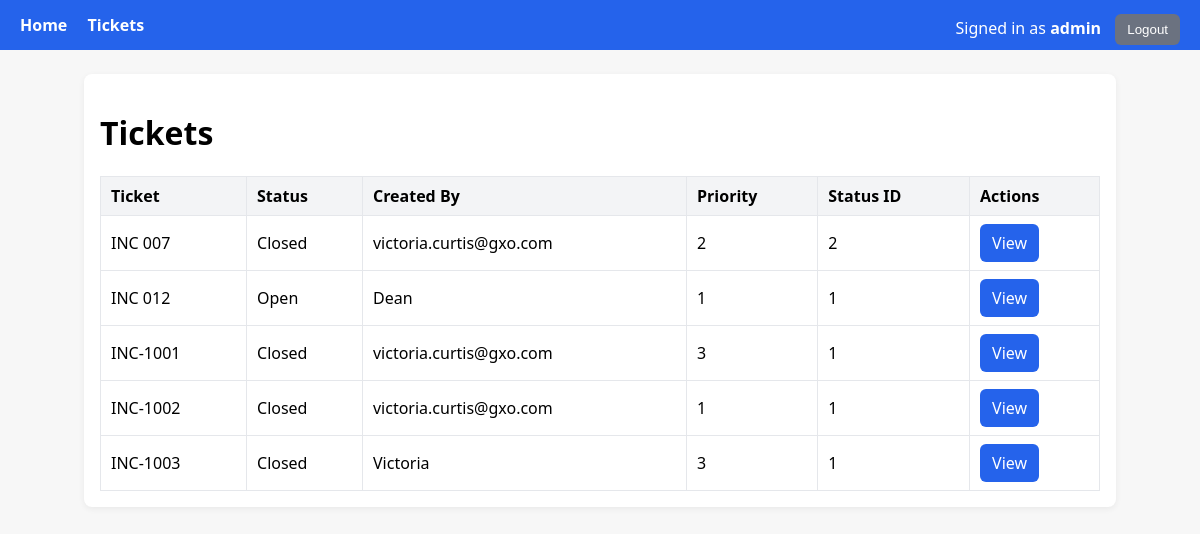
The page / (signed in) on the database its author committed.
### tables this page shows
CREATE TABLE users (
    id INTEGER PRIMARY KEY AUTOINCREMENT,
    username TEXT NOT NULL UNIQUE,
    password_hash TEXT NOT NULL,
    email TEXT UNIQUE,
    role_id INTEGER NOT NULL,
    created_at DATETIME DEFAULT CURRENT_TIMESTAMP,
    FOREIGN KEY (role_id) REFERENCES roles(id) ON UPDATE CASCADE ON DELETE RESTRICT
);

CREATE TABLE Tickets (
            Ticket      VARCHAR PRIMARY KEY,
            Status      VARCHAR,
            CreatedBy   VARCHAR,
            PriorityID  INTEGER,
            StatusID    VARCHAR
        , Description TEXT NULL);

### tickets/routes.py (the view)
@tickets_bp.get("/", endpoint="list")
@login_required
def list_tickets():
    rows = repo.list_tickets()
    return render_template("tickets_list.html", rows=rows, user=get_current_user())

### auth/service.py (called while the page is built)
def get_current_user():
    user_id = session.get("user_id")
    if not user_id:
        return None
    sql = text("""
        SELECT id, username, email, role_id
        FROM users
        WHERE id = :id
        LIMIT 1
    """)
    with connect() as conn:
        row = conn.execute(sql, {"id": user_id}).mappings().first()
        if not row:
            return None
        return {
            "id": row["id"],
            "username": row["username"],
            "email": row["email"],
            "role_id": row["role_id"],
        }

### db.py (called while the page is built)
def get_engine():
    if _engine is None:
        raise RuntimeError("DB engine not initialised; call init_engine() first.")
    return _engine

@contextmanager
def connect():
    with get_engine().connect() as conn:
        yield conn

### tickets/repository.py (called while the page is built)
def list_tickets() -> List[Dict[str, Any]]:
    sql = text("""
        SELECT
            Ticket,
            Status,
            CreatedBy,
            PriorityID,
            StatusID,
            Description
        FROM Tickets
        ORDER BY Ticket ASC
    """)
    with connect() as conn:
        return [dict(r) for r in conn.execute(sql).mappings().all()]

### templates/tickets_list.html (shortened to what this page needs)
{% extends "base.html" %}
{% block content %}
<h1>Tickets</h1>
{% if rows %}
  <table>
    <thead>
      <tr>
        <th>Ticket</th>
        <th>Status</th>
        <th>Created By</th>
        <th>Priority</th>
        <th>Status ID</th>
        <th>Actions</th>
      </tr>
    </thead>
    <tbody>
    {% for r in rows %}
      <tr>
        <td>{{ r.Ticket }}</td>
        <td>{{ r.Status }}</td>
        <td>{{ r.CreatedBy }}</td>
        <td>{{ r.PriorityID }}</td>
        <td>{{ r.StatusID }}</td>
        <td>
          <a class="btn" href="{{ url_for('tickets.detail', ticket=r.Ticket) }}">View</a>
        </td>
      </tr>
    {% endfor %}
    </tbody>
  </table>
{% else %}
  <p>No tickets yet.</p>
{% endif %}
{% endblock %}

### templates/base.html (shortened to what this page needs)
<!doctype html>
<html>
<head>
</head>
<body>
<header>
  <nav>
    <a href="{{ url_for('home') }}">Home</a>
    <a href="{{ url_for('tickets.list') }}">Tickets</a>
    <span class="right">
      {% if session.get('user_id') %}
        <span style="margin-right:10px;">Signed in as <strong>{{ session.get('username') }}</strong></span>
        <form class="inline" method="post" action="{{ url_for('auth.logout') }}">
          <button class="btn secondary" type="submit">Logout</button>
        </form>
      {% else %}
        <a href="{{ url_for('auth.login_form') }}">Login</a>
        <a href="{{ url_for('auth.register_form') }}">Register</a>
      {% endif %}
    </span>
  </nav>
</header>
<main>
  {% block content %}{% endblock %}
</main>
</body>
</html>

### templates/base.html (style rules this page uses)
:root { --brand:#2563eb }
body { font-family: system-ui, Segoe UI, Roboto, Arial, sans-serif; margin:0; background:#f7f7f7; }
header { background: var(--brand); color:#fff; padding:14px 20px; }
header a { color:#fff; text-decoration:none; margin-right:16px; font-weight:600; }
main { max-width: 1000px; margin: 24px auto; padding: 16px; background:#fff; border-radius:8px; box-shadow:0 2px 6px rgba(0,0,0,.06); }
.btn { display:inline-block; background:#2563eb; color:#fff; padding:8px 12px; border-radius:6px; text-decoration:none; border:none; cursor:pointer; }
.btn.secondary { background:#6b7280; }
form.inline { display:inline; margin:0; }
table { border-collapse:collapse; width:100%; margin-top:12px; }
th, td { border:1px solid #e5e7eb; padding:8px 10px; text-align:left; }
th { background:#f3f4f6; }
.right { float:right; }

### rows shown on the page
users: get "admin"
Tickets: Ticket "INC 007", Status "Closed", CreatedBy "victoria.curtis@gxo.com", PriorityID "2", StatusID "2"
Tickets: Ticket "INC 012", Status "Open", CreatedBy "Dean", PriorityID "1", StatusID "1"
Tickets: Ticket "INC-1001", Status "Closed", CreatedBy "victoria.curtis@gxo.com", PriorityID "3", StatusID "1"
Tickets: Ticket "INC-1002", Status "Closed", CreatedBy "victoria.curtis@gxo.com", PriorityID "1", StatusID "1"
Tickets: Ticket "INC-1003", Status "Closed", CreatedBy "Victoria", PriorityID "3", StatusID "1"
